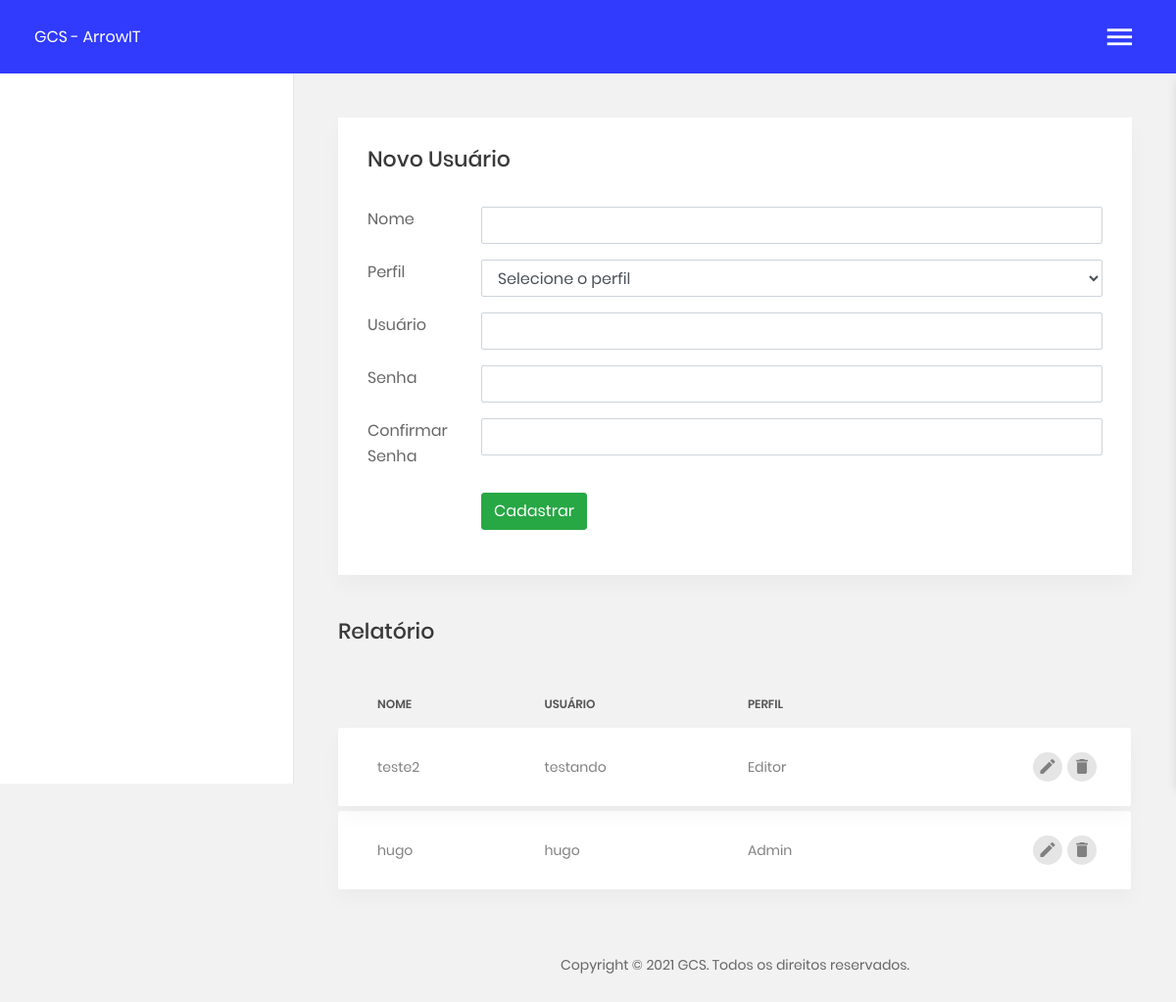
The page /gcs/ait_usuarios.php on the database as committed earlier.
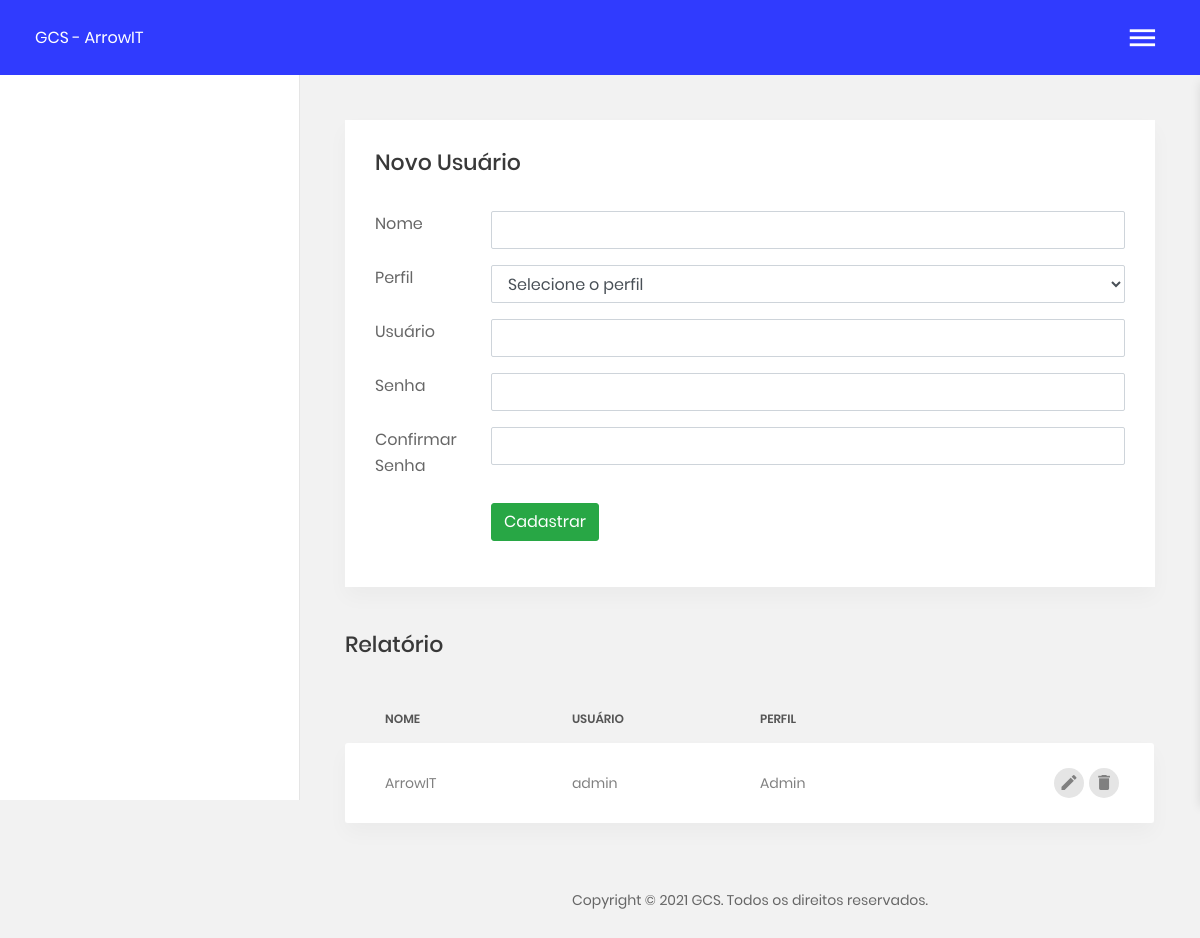
The same page on the database as committed later.
### tables this page shows
CREATE TABLE `ait_usuarios` (
  `id_usuario` int(11) NOT NULL,
  `nome` varchar(100) DEFAULT NULL,
  `id_perfil` tinyint(2) DEFAULT NULL,
  `login` varchar(50) DEFAULT NULL,
  `password` varchar(50) DEFAULT NULL,
  `data_cadastro` datetime DEFAULT NULL,
  `quem_cadastrou` int(11) DEFAULT NULL,
  `ip_cadastro` varchar(50) DEFAULT NULL
);

### gcs/ait_usuarios.php (the view, shortened to what this page needs)
<?php
  include('header.php');
?>
<section class="m-t-45 m-b-40">
  <div class="section__content section__content--p30">
    <div class="container-fluid">
      <div class="pe-box">
        <div class="row">
          <div class="col-lg-12">
            <h3 class="title-5 m-b-35">Novo Usuário</h3>
            <form id="form" name="form" action="" method="post" enctype="multipart/form-data" class="form-horizontal">
              <div class="row form-group">
                <div class="col col-md-3">
                  <label for="text-input" class="form-control-label">Nome</label>
                </div>
                <div class="col-12 col-md-9">
                  <input type="text" id="nome" name="nome" class="form-control" />
                </div>
              </div>
              <div class="row form-group">
                <div class="col col-md-3">
                  <label for="text-input" class="form-control-label">Perfil</label>
                </div>
                <div class="col-12 col-md-9">
                  <select name="id_perfil" id="id_perfil" class="form-control">
                      <option value="0">Selecione o perfil</option>
                  </select>
                </div>
              </div>
              <div class="row form-group">
                <div class="col col-md-3">
                  <label for="text-input" class="form-control-label">Usuário</label>
                </div>
                <div class="col-12 col-md-9">
                  <input type="text" id="usuario" name="usuario" class="form-control" />
                </div>
              </div>
              <div class="row form-group">
                <div class="col col-md-3">
                  <label for="text-input" class="form-control-label">Senha</label>
                </div>
                <div class="col-12 col-md-9">
                  <input type="password" id="senha" name="senha" class="form-control" />
                </div>
              </div>
              <div class="row form-group">
                <div class="col col-md-3">
                  <label for="text-input" class="form-control-label">Confirmar Senha</label>
                </div>
                <div class="col-12 col-md-9">
                  <input type="password" id="confirmarsenha" name="confirmarsenha" class="form-control" />
                </div>
              </div>
              <div class="row form-group">
                <div class="col col-md-3"></div>
                <div class="col-12 col-md-9">
                  <button type="button" onclick="acaoUsuarios('1', '', '1');" class="btn btn-success btn-md"> Cadastrar</button>
                </div>
              </div>
            </form>
          </div>
        </div>
      </div>
    </div>
  </div>
</section>
<section class="m-b-40 m-t-45">
  <div class="section__content section__content--p30">
    <div class="container-fluid">
      <div class="row">
        <div class="col-md-12">
          <h3 class="title-5 m-b-35">Relatório</h3>
          <div class="table-responsive table-responsive-data2">
            <table class="table table-data2">
              <thead>
                <tr>
                  <th>Nome</th>
                  <th>Usuário</th>
                  <th>Perfil</th>
                  <th></th>
                </tr>
              </thead>
              <tbody>
                <?
                  $sql = "SELECT id_usuario, nome, login, id_perfil
                  FROM ait_usuarios
                  WHERE 1
                  ORDER BY id_usuario DESC";
                  $rs = mysqli_query($con, $sql);
                  while($row = mysqli_fetch_array($rs)){
                    $id_user = $row["id_usuario"];
                    $nome = $row["nome"];
                    $login = $row["login"];
                    $id_perfil = $row["id_perfil"];
                    if($id_perfil==1){
                      $nomeperfil = "Admin";
                    }else if($id_perfil==2){
                      $nomeperfil = "Editor";
                    }
                ?>
                <tr class="tr-shadow">
                  <td><?=$nome?></td>
                  <td><?=$login?></td>
                  <td><?=$nomeperfil?></td>
                  <td>
                    <div class="table-data-feature">
                      <span class="item" data-toggle="tooltip" data-placement="top" title="Editar">
                        <button data-toggle="modal" data-target="#mediumModal<?=$id_user?>">
                          <i class="zmdi zmdi-edit"></i>
                        </button>
                      </span>
                      <button class="item" data-toggle="tooltip" data-placement="top" title="Excluir" onclick="acaoUsuarios('3', <?=$id_user?>, '1');">
                        <i class="zmdi zmdi-delete"></i>
                      </button>
                    </div>
                  </td>
                </tr>
                <tr class="spacer"></tr>
                <?}?>
              </tbody>
            </table>
          </div>
        </div>
      </div>
    </div>
  </div>
</section>
<?php include('footer.php'); ?>

Rows that differ between the two databases and show on the page:
removed ait_usuarios: nome "teste2", login "testando", id_perfil "Editor"
changed ait_usuarios "Admin": nome "hugo" → "ArrowIT"; login "hugo" → "admin"
